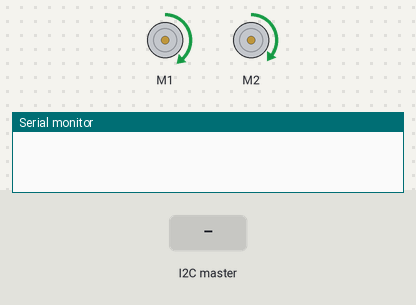
A sketch run on a simulated Arduino Uno, built with avr-gcc and run on an emulated ATmega328P. Shown: 2 × DC motor (green arrow = forward, orange = backward, longer = faster), the last lines printed to the serial monitor. The test bench sets the inputs (shaded band).

Above: at 1.2 s.
1.3 s: the I2C master sends the byte 90
At 1.7 s:
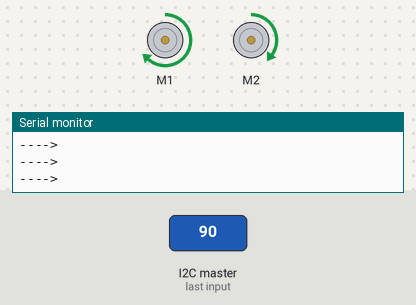
2.8 s: the I2C master sends the byte 200
At 3.9 s:
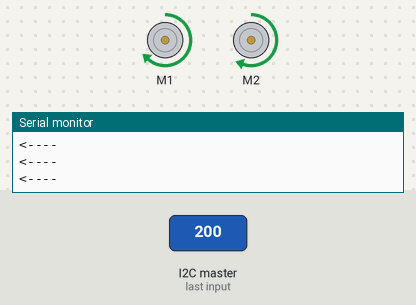
4.3 s: the I2C master sends the byte 1
At 5.3 s:
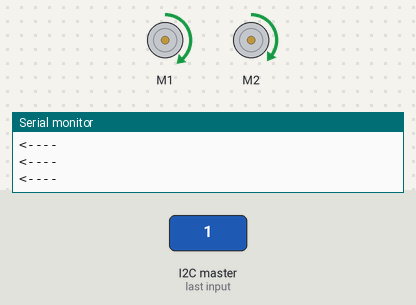
5.8 s: the I2C master sends the byte 200
At 6.3 s:
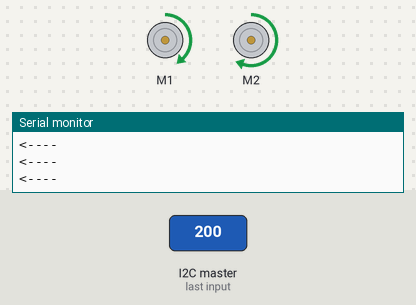
7.3 s: the I2C master sends the byte 0
At 10.4 s:
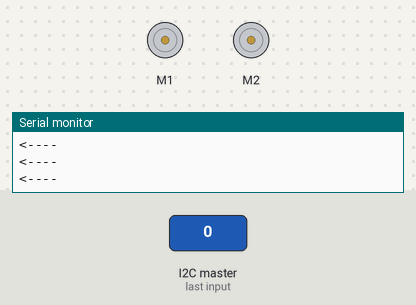
Timing chart, 0 to 11.3 s (numbered marks = the images above; inputs shaded):
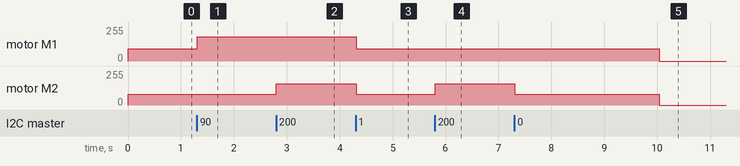

Measured:
- after the input at 1.3 s, motor M1: forward 92/255 → forward 182/255 at once
- after the input at 2.8 s, motor M2: forward 80/255 → forward 158/255 at once
- after the input at 4.3 s, motor M1: forward 182/255 → forward 92/255 at once; motor M2: forward 158/255 → forward 80/255 at once
- after the input at 5.8 s, motor M2: forward 80/255 → forward 158/255 at once
- after the input at 7.3 s, motor M2: forward 158/255 → forward 80/255 at once, → stopped 2.7 s later

The sketch:

slave_main.ino
```cpp
#include <Wire.h>
#include <SoftwareSerial.h>
#include <SabertoothSimplified.h>
SoftwareSerial SWSerial(NOT_A_PIN, 12); // RX on no pin (unused), TX on pin 11 (to S1).
SabertoothSimplified ST(SWSerial); // Use SWSerial as the serial port.

#define SLAVE_ADDR 9
byte x ;
int motor1_speed = 46;
int motor2_speed = 40;
boolean flag = true;

//motor 2 is faster than motor 1; motor1 +6 motor2 +0 == same speed

//this is a slave

void setup(){
  Wire.begin(SLAVE_ADDR);
  Wire.onReceive(receiveEvent);
  Serial.begin(115200);
  SWSerial.begin(9600);

}

void receiveEvent(){
  while(0<Wire.available()){
     x = Wire.read();
    //Serial.println(x);  for debugging
  }
}


void loop(){
  driver();
}

void driver(){
  ST.motor(1,motor1_speed);
  ST.motor(2,motor2_speed);
  while(millis()<= 10000){
      go_straight();
      //Serial.println("repeating");  for debugging
  }
  stop();
}


//if too much to the left then left motor speeds up
//if too much to the right then right motor speeds up
void go_straight(){
  if (x > 3 && x <127 ){
    ST.motor(1,motor1_speed + 45);
    //ST.motor(1,0);  idea one: one motor stops other goes reverse
    //ST.motor(2,-30);
    Serial.println("---->");
  }
  else if (x <252 && x >128){
    ST.motor(2,motor2_speed + 39);
    //ST.motor(2,0);  idea one: one motor stops other goes reverse
    //ST.motor(1,-30);
   Serial.println("<----");
  }
  else{
    ST.motor(1,motor1_speed);
    ST.motor(2,motor2_speed);
  }
}


void stop(){
  //Serial.println("stopping");   for debugging

  while(flag == true){
  ST.motor(1,0);
  ST.motor(2,0);
}
}
```
